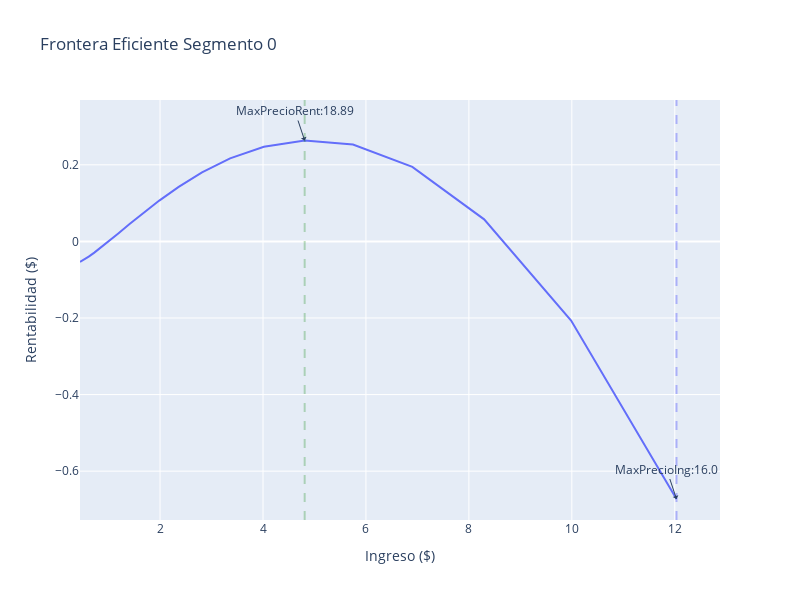

Notebook cell for this chart:
### Code cell
fig = go.Figure()

# Se agrega el precio máximo de ingreso
fig.add_trace(go.Scatter(x=df_elasticidad['ingresos_seg0'], y=df_elasticidad['rentabilidad_seg0'], name='Frontera Eficiente'))

# Se agrega la etiqueta de ingreso
fig.add_annotation(x=float(max_ing_seg0['ingresos_seg0']), y=float(max_ing_seg0['rentabilidad_seg0']),
                                  text="MaxPrecioIng:"+str(float(max_ing_seg0['irr'].round(2))),
                                  showarrow=True,
                                  arrowhead=1)
# Se agrega la recta del precio máximo
fig.add_vline(x=float(max_ing_seg0['ingresos_seg0']), line_width=2, line_dash="dash",
                             line_color="blue", opacity=0.25)

# Se agrega la etiqueta de rentabilidad
fig.add_annotation(x=float(max_ren_seg0['ingresos_seg0']), y=float(max_ren_seg0['rentabilidad_seg0']),
                                  text="MaxPrecioRent:"+str(float(max_ren_seg0['irr'].round(2))),
                                  showarrow=True,
                                  arrowhead=1)
# Se agrega la recta del precio máximo
fig.add_vline(x=float(max_ren_seg0['ingresos_seg0']), line_width=2, line_dash="dash",
                             line_color="green", opacity=0.25)

# Configuración del gráfico
fig.update_layout(
    showlegend=False,
    width=800,
    height=600,
    xaxis=dict(
        title="Ingreso ($)"
       ## ,range=[1, 2]
        ),
   yaxis=dict(
        title="Rentabilidad ($)"
       ##,range=[-0.5, 1]
    ),
    title="Frontera Eficiente Segmento 0")

### Figure 1 — Plotly figure (JSON) as saved in the notebook; plotly's stock layout.template omitted (floating-point values rounded to 4 significant figures)
{"data": [{"name": "Frontera Eficiente", "type": "scatter", "x": [12.03, 9.986, 8.296, 6.901, 5.748, 4.81, 4.017, 3.361, 2.815, 2.362, 1.985, 1.67, 1.408, 1.188, 1.004, 0.8528, 0.7231, 0.614, 0.5221, 0.4446], "y": [-0.6727, -0.2068, 0.05765, 0.1947, 0.2528, 0.2635, 0.2473, 0.2169, 0.1803, 0.1426, 0.1066, 0.07398, 0.04535, 0.0209, 0.0004889, -0.01593, -0.02933, -0.0398, -0.04775, -0.05358]}], "layout": {"annotations": [{"arrowhead": 1, "showarrow": true, "text": "MaxPrecioIng:16.0", "x": 12.03, "y": -0.6727}, {"arrowhead": 1, "showarrow": true, "text": "MaxPrecioRent:18.89", "x": 4.81, "y": 0.2635}], "height": 600, "shapes": [{"line": {"color": "blue", "dash": "dash", "width": 2}, "opacity": 0.25, "type": "line", "x0": 12.03, "x1": 12.03, "xref": "x", "y0": 0, "y1": 1, "yref": "y domain"}, {"line": {"color": "green", "dash": "dash", "width": 2}, "opacity": 0.25, "type": "line", "x0": 4.81, "x1": 4.81, "xref": "x", "y0": 0, "y1": 1, "yref": "y domain"}], "showlegend": false, "title": {"text": "Frontera Eficiente Segmento 0"}, "width": 800, "xaxis": {"title": {"text": "Ingreso ($)"}}, "yaxis": {"title": {"text": "Rentabilidad ($)"}}}}
